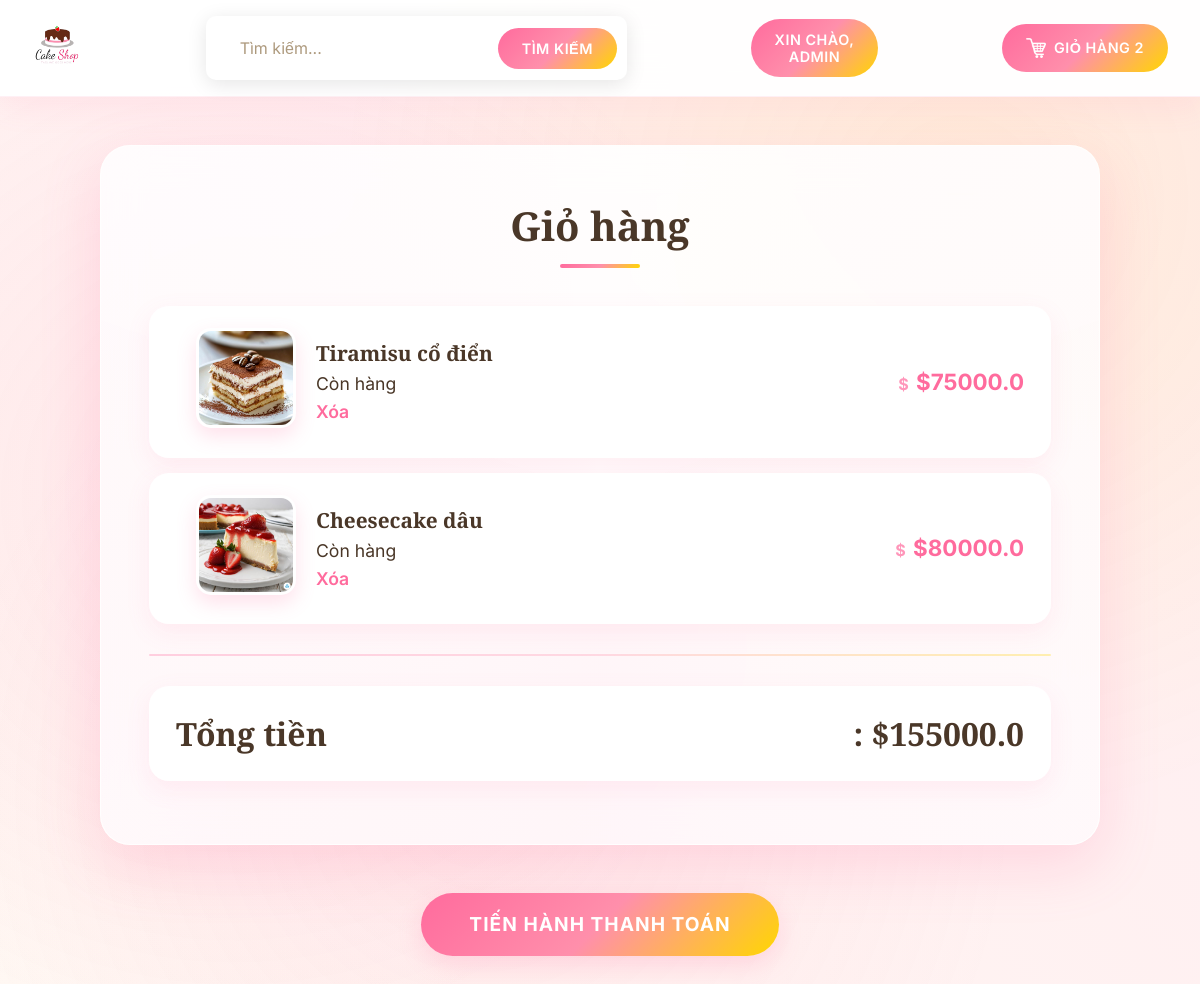
/cart (signed in), run on the app's committed database.
### tables this page shows
CREATE TABLE users 
		(userId INTEGER PRIMARY KEY, 
		password TEXT,
		email TEXT,
		firstName TEXT,
		lastName TEXT,
		address1 TEXT,
		address2 TEXT,
		zipcode TEXT,
		city TEXT,
		state TEXT,
		country TEXT, 
		phone TEXT
		, is_admin INTEGER DEFAULT 0, role TEXT DEFAULT 'user');

CREATE TABLE products
		(productId INTEGER PRIMARY KEY,
		name TEXT,
		price REAL,
		description TEXT,
		image TEXT,
		stock INTEGER,
		categoryId INTEGER,
		FOREIGN KEY(categoryId) REFERENCES categories(categoryId)
		);

### routes/cart_routes.py (the view)
@cart_bp.route("/cart")
def cart():
    if 'email' not in session:
        flash("Vui lòng đăng nhập để xem giỏ hàng!")
        return redirect(url_for('auth.loginForm'))
    loggedIn, firstName, noOfItems = getLoginDetails()
    try:
        with get_db_connection() as conn:
            cur = conn.cursor()
            cur.execute("SELECT userId FROM users WHERE email = ?", (session['email'],))
            user = cur.fetchone()
            if not user:
                flash("Người dùng không tồn tại!")
                return redirect(url_for('auth.loginForm'))
            userId = user[0]
            cur.execute("""
                SELECT products.productId, products.name, products.price, products.image
                FROM products
                JOIN kart ON products.productId = kart.productId
                WHERE kart.userId = ?
            """, (userId,))
            products = cur.fetchall()
    except sqlite3.Error as e:
        print(f"Database error in cart: {e}")
        products = []
        flash("Lỗi khi tải giỏ hàng!")
    totalPrice = sum(p[2] for p in products) if products else 0
    return render_template("cart.html",
                         products=products,
                         totalPrice=totalPrice,
                         loggedIn=loggedIn,
                         firstName=firstName,
                         noOfItems=noOfItems)

### app.py (called while the page is built)
def create_app():
    app = Flask(__name__)
    app.config.from_object(Config)
    if not os.path.exists(app.config['UPLOAD_FOLDER']):
        os.makedirs(app.config['UPLOAD_FOLDER'])
    register_blueprints(app)
    @app.context_processor
    def inject_template_vars():
        return {
            'url_for': url_for_wrapper
        }
    return app

def url_for_wrapper(endpoint, **values):
    from flask import url_for as flask_url_for
    route_mapping = {
        'root': 'main.root',
        'logout': 'auth.logout',
        'loginForm': 'auth.loginForm',
        'cart': 'cart.cart',
        'profileHome': 'profile.profileHome',
        'search': 'search.search',  # Map search route
        'displayCategory': 'search.search_by_category'  # Map category display
    }
    mapped_endpoint = route_mapping.get(endpoint, endpoint)
    try:
        return flask_url_for(mapped_endpoint, **values)
    except:
        try:
            return flask_url_for(endpoint, **values)
        except:
            return '#'

### utils/database.py (called while the page is built)
@contextmanager
def get_db_connection():
    conn = sqlite3.connect(Config.DATABASE_PATH)
    try:
        yield conn
    except Exception as e:
        conn.rollback()
        raise e
    finally:
        conn.close()

### utils/helpers.py (called while the page is built)
def getLoginDetails():
    try:
        with get_db_connection() as conn:
            cur = conn.cursor()
            if 'email' not in session:
                return False, '', 0
            cur.execute("SELECT userId, firstName FROM users WHERE email = ?", (session['email'],))
            user = cur.fetchone()
            if user:
                userId, firstName = user
                cur.execute("SELECT COUNT(productId) FROM kart WHERE userId = ?", (userId,))
                noOfItems = cur.fetchone()[0]
                return True, firstName or 'User', noOfItems
            return False, '', 0
    except sqlite3.Error as e:
        print(f"Database error in getLoginDetails: {e}")
        return False, '', 0

### templates/cart.html (shortened to what this page needs)
<!DOCTYPE HTML>
<html>
<head>
<link rel="stylesheet" href={{url_for('static', filename='css/cart.css')}} />
<link rel="stylesheet" href={{url_for('static', filename='css/topStyle.css') }} />
</head>
<body>
<div id="title">
	<a href="/">
	<img id="logo" src= {{ url_for('static', filename='images/logo.png') }} />
	</a>
	<form>
		<input id="searchBox" type="text" name="searchQuery" placeholder="Tìm kiếm...">
		<input id="searchButton" type="submit" value="Tìm kiếm">
	</form>
	{% if not loggedIn %}
		<div id="signInButton">
			<a class="link" href="/loginForm">Đăng nhập</a>
		</div>
	{% else %}
	<div class="dropdown">
		<button class="dropbtn">Xin chào, <br>{{firstName}}</button>
	</div>
	{% endif %}
	<div id="kart">
		<a class="link" href="/cart">
		<img src={{url_for('static', filename='images/shoppingCart.png')}} id="cartIcon" alt="Biểu tượng giỏ hàng" />
		GIỎ HÀNG {{noOfItems}}
		</a>
	</div>
</div>
<div id="cartItems">
	<h2>Giỏ hàng</h2>
	<div id="tableItems">
		{% for row in products %}
		<div>
			<div id="itemImage">
				<img src={{url_for('static', filename='uploads/'+row[3])}} id="image" alt="Hình ảnh sản phẩm"/>
			</div>
			<div id="itemName">
				<span id="itemNameTag">{{row[1]}}</span><br>
				Còn hàng<br>
				<a href="/removeFromCart?productId={{row[0]}}">Xóa</a>
			</div>
			<div id="itemPrice">
				${{row[2]}}
			</div>
		</div>
		{% endfor %}
		<hr id="seperator">
		<div id="total">
			<span id="subtotal">Tổng tiền</span> : ${{totalPrice}}
		</div>
	</div>
</div>
<a href="/checkout">Tiến hành thanh toán</a>
</body>
</html>

### static/css/topStyle.css (style rules this page uses)
:root { --primary-pink: #ff6b9d; --secondary-pink: #ff8fab; --accent-gold: #ffd700; --cream: #fff8f3; --light-pink: #ffebf0; --dark-brown: #4a3728; --medium-brown: #8b6f47; --white: #ffffff; --shadow-primary: rgba(255, 107, 157, 0.2); --shadow-gold: rgba(255, 215, 0, 0.3); --gradient-1: linear-gradient(135deg, #ff6b9d 0%, #ff8fab 50%, #ffd700 100%); --gradient-2: linear-gradient(45deg, #fff8f3 0%, #ffebf0 100%); }
#title { background: rgba(255, 255, 255, 0.95); backdrop-filter: blur(20px); -webkit-backdrop-filter: blur(20px); padding: 1rem 2rem; box-shadow: 0 8px 32px rgba(255, 107, 157, 0.1); border-bottom: 1px solid rgba(255, 107, 157, 0.1); position: sticky; top: 0; z-index: 1000; display: flex; align-items: center; justify-content: space-between; flex-wrap: wrap; gap: 1rem; overflow: visible; }
#logo { height: 50px; width: auto; transition: transform 0.3s ease; }
form { display: flex; align-items: center; background: var(--white); border-radius: 10px; padding: 0.5rem; box-shadow: 0 4px 20px rgba(0, 0, 0, 0.1); border: 2px solid transparent; transition: all 0.3s ease; }
#searchBox { border: none; outline: none; padding: 0.75rem 1.5rem; font-size: 1rem; border-radius: 50px; background: transparent; flex: 1; min-width: 250px; font-family: 'Inter', sans-serif; color: var(--dark-brown); }
#searchBox::placeholder { color: var(--medium-brown); opacity: 0.7; }
#searchButton { background: var(--gradient-1); border: none; color: white; padding: 0.75rem 1.5rem; border-radius: 50px; cursor: pointer; font-weight: 600; transition: all 0.3s ease; text-transform: uppercase; letter-spacing: 0.5px; font-family: 'Inter', sans-serif; font-size: 0.9rem; }
.link { background: var(--gradient-1); color: white; text-decoration: none; padding: 0.75rem 1.5rem; border-radius: 50px; font-weight: 600; transition: all 0.3s ease; display: flex; align-items: center; gap: 0.5rem; text-transform: uppercase; letter-spacing: 0.5px; font-size: 0.9rem; font-family: 'Inter', sans-serif; }
#kart { display: flex; align-items: center; }
#kart .link { margin: 0; }
#cartIcon { width: 20px; height: 20px; filter: brightness(0) invert(1); }
.dropdown { position: relative; z-index: 1001; }
.dropbtn { background: var(--gradient-1); color: white; padding: 0.75rem 1.5rem; border: none; border-radius: 50px; cursor: pointer; font-weight: 600; transition: all 0.3s ease; text-transform: uppercase; letter-spacing: 0.5px; font-family: 'Inter', sans-serif; font-size: 0.9rem; position: relative; z-index: 1002; }
@media (max-width: 1200px) { #searchBox { min-width: 200px; } }
#title { transition: all 0.3s ease; }
* { transition: color 0.3s ease, background-color 0.3s ease, transform 0.3s ease; }
#title { animation: slideDown 0.6s ease-out; }

### data on the page
users: firstName "ADMIN"
products: image (picture), name "Tiramisu cổ điển", price "75000.0"
products: image (picture), name "Cheesecake dâu", price "80000.0"

### other printed values
{{ noOfItems }} "2"
{{ totalPrice }} "155000.0"
